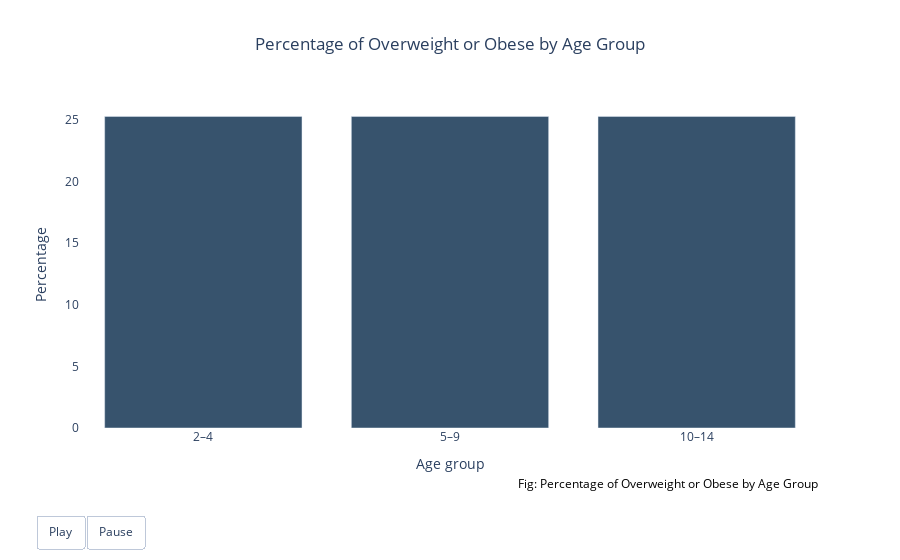

Here is the notebook cell this chart was saved with:
### Markdown cell above
#### Animation

### Code cell
import pandas as pd
import plotly.graph_objs as go

# Read the CSV file into a pandas DataFrame
df = pd.read_csv("Overweight_obese.csv")

fig = go.Figure()

max_value = df['Overweight or obese'].max()
fig.add_trace(go.Bar(
    x=df['Age group'],
    y=[max_value] * len(df),
    marker_color='rgb(55, 83, 109)',
))

# Update layout
fig.update_layout(
    title='Percentage of Overweight or Obese by Age Group',
    xaxis=dict(title='Age group'),
    yaxis=dict(title='Percentage'),
    plot_bgcolor='rgba(0,0,0,0)',
    title_x=0.5,  # Set title alignment to the center
    updatemenus=[{
        "buttons": [
            {
                "args": [None, {"frame": {"duration": 500, "redraw": True}, "fromcurrent": True}],
                "label": "Play",
                "method": "animate",
            },
            {
                "args": [[None], {"frame": {"duration": 0, "redraw": True}, "mode": "immediate", "transition": {"duration": 0}}],
                "label": "Pause",
                "method": "animate",
            },
        ],
        "direction": "left",
        "pad": {"r": 10, "t": 87},
        "showactive": False,
        "type": "buttons",
        "x": 0.1,
        "xanchor": "right",
        "y": 0,
        "yanchor": "top",
    }]
)

# Add caption
fig.add_annotation(
    text="Fig: Percentage of Overweight or Obese by Age Group",
    align='right',
    showarrow=False,
    xref='paper',
    yref='paper',
    x=1,
    y=-0.2,
    font=dict(size=12, color="black")
)

# Define frames for animation
frames = []
for i in range(1, len(df) + 1):
    bars = []
    for j in range(len(df)):
        if j < i:
            bars.append(df['Overweight or obese'][j])
        else:
            bars.append(None)  # Set bars to None for those not yet displayed
    frame = go.Frame(
        data=[go.Bar(
            x=df['Age group'],
            y=bars,
            marker_color='rgb(55, 83, 109)',
        )],
        name=str(i)
    )
    frames.append(frame)

fig.frames = frames

# Show the plot
fig.show()

### Figure 1 — Plotly figure (JSON) as saved in the notebook; plotly's stock layout.template omitted (floating-point values rounded to 4 significant figures)
{"data": [{"marker": {"color": "rgb(55, 83, 109)"}, "type": "bar", "x": ["2–4", "5–9", "10–14"], "y": [25.3, 25.3, 25.3]}], "layout": {"annotations": [{"align": "right", "font": {"color": "black", "size": 12}, "showarrow": false, "text": "Fig: Percentage of Overweight or Obese by Age Group", "x": 1, "xref": "paper", "y": -0.2, "yref": "paper"}], "plot_bgcolor": "rgba(0,0,0,0)", "title": {"text": "Percentage of Overweight or Obese by Age Group", "x": 0.5}, "updatemenus": [{"buttons": [{"args": [null, {"frame": {"duration": 500, "redraw": true}, "fromcurrent": true}], "label": "Play", "method": "animate"}, {"args": [[null], {"frame": {"duration": 0, "redraw": true}, "mode": "immediate", "transition": {"duration": 0}}], "label": "Pause", "method": "animate"}], "direction": "left", "pad": {"r": 10, "t": 87}, "showactive": false, "type": "buttons", "x": 0.1, "xanchor": "right", "y": 0, "yanchor": "top"}], "xaxis": {"title": {"text": "Age group"}}, "yaxis": {"title": {"text": "Percentage"}}}}
